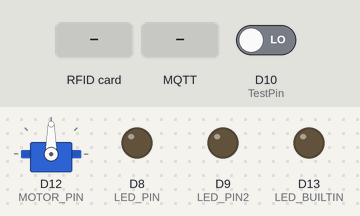
Recording of a sketch running on a simulated Arduino Uno R4 WiFi. Parts: servo, output pins drawn as LEDs (lit = HIGH). The inputs (shaded band) are chosen by the test bench; at power-on: D10 (TestPin) LOW. WiFi joins after 1.5 s; servers stay silent unless stated; no MQTT or app messages arrive unless stated; what the sketch prints to the serial monitor is not drawn.

Above: at 0.1 s.
At 2.7 s:
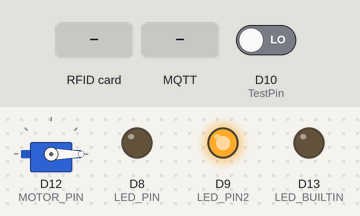
2.8 s: RFID card 5E 7A 19 C4 held to the reader
At 3.7 s:
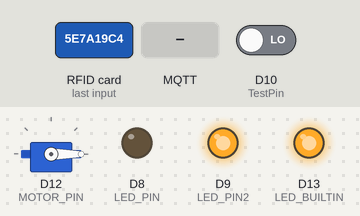
4.5 s: D10 (TestPin) driven HIGH
6.0 s: MQTT message "0" arrives on the first subscribed topic
Timing chart, 0 to 9.4 s (numbered marks = the images above; inputs shaded):
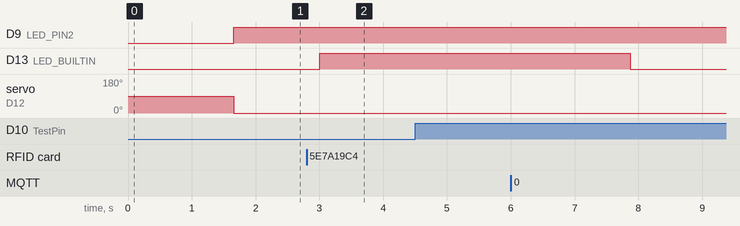

The sketch:

RFID-Reader-PN532-Clean.ino
```cpp
#include <Wire.h>
#include <SPI.h>
#include <Adafruit_PN532.h>

// Servo library
#include <Servo.h>
Servo projectServo;
int MOTOR_PIN = 12;
int ServoDegreesOpen = 180;
int ServoDegreesClosed = 0;

// Wifi libraries
#include <WiFiS3.h>
#include <PubSubClient.h>

// Adafruit RFID Reader values
#define PN532_IRQ (2)
#define PN532_RESET (3)
Adafruit_PN532 nfc(PN532_IRQ, PN532_RESET);

// Wifi Constants
const char* ssid = "SkyLab Academy";
const char* password = "SkyLab_Academy";
// const char* ssid = "bruh";
// const char* password = "Datait2024!";
const char* mqttServer = "10.71.204.218";
const int mqttPort = 1883;

const char* ArduinoType = "RFID"; // RFID, Keypad, None
// Topic constants for publishing and subscribing
const char* AccessTopic = "devices/access";
const char* RegisterTopic = "devices/register";
const char* CardLinkTopic = "devices/link";
const char* CardUpdateTopic = "devices/linkupdate";
const char* DeviceLockTopic = "devices/lock";
const char* HeartbeatTopic = "devices/heartbeat";
const char* SensorStatusTopic = "devices/sensorstatus";
const char* AccessUpdateTopic = "devices/accessupdate";

// Varibles for Mac address and unique id based on mac address
byte Mac[6];
char MacStr[6];
String DeviceName;

// Wifi Client
WiFiClient espClient;
PubSubClient client(espClient);
int WiFiConnectionRetries = 10;
int WiFiRetries = 0;

// Reset function if arduino encounters something that isn't right
void(* resetFunc) (void) = 0;


// Pin variables for accessing and controlling LED's or Sensors
int LED_PIN = 8;
int LED_PIN2 = 9;
int TestPin = 10; // Switch
int TestPinVal = 0; // Switch value

void setup(void) {
  pinMode(LED_BUILTIN, OUTPUT);

  // Start Serial connection
  Serial.begin(115200);
  while (!Serial) delay(2000);  // Delay for startup

  // Run any extras for this device
  SetupExtraPerf();

  // Get MacAddress
  WiFi.macAddress(Mac);

  // Convert MacAddress
  int num = 0;
  for (int i = 0; i < 6; i++) {
    num += (int)Mac[i];
  }
  memset(MacStr, '\0', sizeof(MacStr));
  itoa(num, MacStr, 10);
  if((String)MacStr == "0"){
    resetFunc();  //call reset
  }

  // Set device name
  DeviceName = "device-" + (String)MacStr + "-door";

  // Connect to WiFi
  WiFi.begin(ssid, password);
  while (WiFi.status() != WL_CONNECTED && WiFiRetries < WiFiConnectionRetries) {
    Serial.print("Connecting to WiFi... Try: ");
    Serial.println(WiFiRetries + 1);
    delay(1000);
    WiFiRetries += 1;
  }
  WiFiRetries = 0;
  if (WiFi.status() == WL_CONNECTED){
    Serial.println("Connected to WiFi");
  }

  // Connect to MQTT broker
  client.setServer(mqttServer, mqttPort);
  client.setCallback(callback);
  if(reconnect()){

    String device = "{\"deviceId\":" + (String)MacStr + ",\"deviceName\":\"" + DeviceName + "\",\"deviceType\":\"door\", \"deviceAccessType\":\"" + (String)ArduinoType + "\"}";
    Serial.println(device);
    if(client.publish(RegisterTopic, device.c_str())){
      Serial.println("Device has been registered!");
    } else {
      Serial.println("Failed to send registration message!");
    }

    // Subscribe to topics
    if(client.subscribe(CardLinkTopic)){
      Serial.println("Subscribed to link topic!");
    }

    if(client.subscribe(DeviceLockTopic)){
      Serial.println("Subscribed to lock topic!");
    }

    if(client.subscribe(AccessUpdateTopic)){
      Serial.println("Subscribed to access topic!");
    }
  }
}

// Section for extra setup code
void SetupExtraPerf(){
  // Start NFC board
  nfc.begin();

  uint32_t versiondata = nfc.getFirmwareVersion();
  if (!versiondata) {
    Serial.print("Didn't find PN53x board");
    while (1);  // Halt
  }

  // Servo init
  projectServo.attach(MOTOR_PIN);

  // Set Sensor input
  pinMode(TestPin, INPUT);

  // Set LED pin-outs
  pinMode(LED_PIN, OUTPUT);
  pinMode(LED_PIN2, OUTPUT);
}

// Loop method running
void loop(void){
  // Regular loop code for MQtt
  if (!client.connected()) {
    reconnect();
  } else {
    client.loop();
  }

  // Extras added to device
  // Loop delay is placed inside here or below call
  LoopExtras();
}

int MQTTConnectionRetries = 10;
int MQTTRetries = 0;
// MQTT reconnect code
bool reconnect() {
  while (!client.connected() && MQTTRetries < MQTTConnectionRetries ) {
    Serial.print("Attempting MQTT connection... Try: ");
    Serial.println(MQTTRetries + 1);
    // Attempt to connect
    if (client.connect(DeviceName.c_str(), "device", "DataIt2024")) {
      Serial.println("Connected to MQTT broker");
    } else {
      delay(100);
    }

    MQTTRetries += 1;
  }

  if (!client.connected()) { // Connection failed!
    if (MQTTRetries == MQTTConnectionRetries){
      Serial.println("Connection to MQTT failed!");
      MQTTRetries += 1;
    }

    return false;
  } else if (client.connected()) {
    MQTTRetries = 0;
  }

  return true;
}

bool DevicePermaLocked = false;

// Variables for NFC check/send
unsigned long myTime;
unsigned long timeoutTime;
bool timeoutIsActive;
uint8_t lastUid[] = { 0x00, 0x00, 0x00, 0x00 };

// Default value for Uid
uint8_t defaultUid[] = { 0x00, 0x00, 0x00, 0x00 };
uint8_t keyuniversal[6] = { 0xFF, 0xFF, 0xFF, 0xFF, 0xFF, 0xFF };

uint8_t Block4Auth;
uint8_t Block4[30];

uint8_t Block5Auth;
uint8_t Block5[30];

const int LoopDelay = 100;

bool WriteToCard = false;

char UidValue[6];

char EditValue0[16];
char EditValue1[30];
char EditValue2[30];
char EditValue3[30];

char* Topic;
byte* buffer;
char* bufferChar;
boolean Rflag = false;

unsigned int LoopHeartbeatDelay = 3000;
unsigned long LoopTime;
unsigned long LoopTimeoutTime;


void LoopExtras(void) {

  LoopTime = millis();
  if (LoopTimeoutTime + LoopHeartbeatDelay < LoopTime) {
    LoopTimeoutTime = millis();

    // Heartbeat executed code
    if (client.connected()) {
      LoopHeartbeat();
    }
  }

  // Faster Heartbeat for more precise Sensor reads
  if(client.connected()){
    FasterHeartbeat();
  }

  uint8_t success;
  uint8_t uid[] = { 0, 0, 0, 0, 0, 0, 0 };  // Buffer to store the returned UID
  uint8_t uidLength;                        // Length of the UID (4 or 7 bytes depending on ISO14443A card type)
  bool LoopInterupted = false;

  myTime = millis();

  if (timeoutIsActive) {
    digitalWrite(LED_BUILTIN, HIGH);
    if (timeoutTime + 5000 < myTime) {
      SetLast(defaultUid);  // Reset
      timeoutIsActive = false;
    }
  }

  if (!Rflag && !DevicePermaLocked) {
    success = nfc.readPassiveTargetID(PN532_MIFARE_ISO14443A, uid, &uidLength, LoopDelay);
    if (success) {
      LoopInterupted = true;
      CheckRFID(uid, uidLength);
    }
    if (LoopInterupted) {
      delay(LoopDelay);
    }
  } else {
    delay(LoopDelay);
  }

  digitalWrite(LED_PIN, LOW);
  digitalWrite(LED_PIN2, HIGH);
  projectServo.write(ServoDegreesClosed);
}


void LoopHeartbeat(){
  String heartbeat = "{\"deviceId\":" + (String)MacStr + "}";
  client.publish(HeartbeatTopic, heartbeat.c_str());
  Serial.println(heartbeat);
}

int LastSentSensorStatus = 0;
void FasterHeartbeat(){
  TestPinVal = digitalRead(TestPin);
  // TestPinVal = round(((double) rand() / (RAND_MAX)) + 1) - 1;

  if(TestPinVal != LastSentSensorStatus){
    LastSentSensorStatus = TestPinVal;
    String sensor = "{\"parentId\":" + (String)MacStr + ",\"sensorId\":" + TestPin + ",\"state\":\"" + TestPinVal + "\"}";
    client.publish(SensorStatusTopic, sensor.c_str());
    Serial.println(sensor);
  }
}

void callback(char* topic, byte* payload, unsigned int length) {
  //Payload=[];
  Topic = topic;
  Rflag = true; //will use in main loop
  length = length - 1; // Cuz why not just send the correct length... (Mosquitto bs)
  Serial.println(" "); // Spacing for console
  Serial.print("length message received in callback = ");
  Serial.println(length);

  bufferChar = new char[length];
  memset(bufferChar, '\0', sizeof(bufferChar)); // Reset

  int i = 0;
  for (i ; i < length + 1 ; i++) {
    bufferChar[i] = (char)payload[i];
  }
  bufferChar[i] = '\0';

  HandleRequest();

  memset(bufferChar, '\0', sizeof(bufferChar)); // Reset*
  Rflag = false;
  Serial.println("Callback call has ended!");
}

void HandleRequest(){
  memset(EditValue0, '\0', sizeof(EditValue0));
  memset(EditValue1, '\0', sizeof(EditValue1));
  memset(EditValue2, '\0', sizeof(EditValue2));
  memset(EditValue3, '\0', sizeof(EditValue3));

  char * pch;
  pch = strtok (bufferChar,",");
  strcpy(EditValue0,pch);

  int index = 1; // First buffer has been made
  while (pch != NULL)
  {
    pch = strtok (NULL, ",");
    if (index == 1) {
      strcpy(EditValue1,pch);
      EditValue1[29] = '\0';
    } else if (index == 2) {
      strcpy(EditValue2,pch);
      EditValue2[29] = '\0';
    } else if (index == 3) {
      strcpy(EditValue3,pch);
      EditValue3[29] = '\0';
    }
    index++;
  }

  if(strstr(EditValue0, MacStr)){ // Correct arduino
    Serial.print("Correct Id Callback was recieved on topic:");
    Serial.println(Topic);

    String SentData = String(EditValue0) + "," + String(EditValue1) + "," + String(EditValue2) + "," + String(EditValue3);
    Serial.println(SentData);

    // Check if topic is Link topic
    if(strstr(Topic, CardLinkTopic)){
      // Check Card Write
      WriteRFID();
      delay(1000);
    }

    if(strstr(Topic, AccessUpdateTopic)){
      // Device access
      HandleAccess();
      delay(1000);
    }
  } else{
    if(strstr(EditValue0, "all") && strstr(Topic, DeviceLockTopic)){
      // Check Device Lock
      HandlePermaLock();
      delay(1000);
    }

    Serial.println("Callback not sent with correct Door Id!");
  }
}

void HandlePermaLock(){
  if (strstr(EditValue1, "false")){
    DevicePermaLocked = false;
  } else {
    DevicePermaLocked = true;
  }
}

void HandleAccess(){
  if(strstr(EditValue2, "true")){
    // If Access is granted turn on LED on LED_PIN2 (Low for direct LED setup)
    digitalWrite(LED_PIN2, LOW);
    projectServo.write(ServoDegreesOpen);
    Serial.println("Access was granted to door!");
    delay(3000);
  } else {
    // If Access was not granted turn on LED on LED_PIN (High for Keyestudio LED setup)
    digitalWrite(LED_PIN, HIGH);
    Serial.println("Access was NOT granted to door!");
  }
}

void WriteRFID(){
  uint8_t success;
  uint8_t uid[] = { 0, 0, 0, 0, 0, 0, 0 };  // Buffer to store the returned UID
  uint8_t uidLength;

  if(strlen(EditValue2) < 2 || strlen(EditValue3) < 2){
    Serial.println("Card write data input was incorrect!");
    return;
  }

  Serial.println("Ready to read and update card!");

  success = nfc.readPassiveTargetID(PN532_MIFARE_ISO14443A, uid, &uidLength, 10000);

  if (success) {

    Block4Auth = nfc.mifareclassic_AuthenticateBlock(uid, uidLength, 4, 1, keyuniversal);
    Block5Auth = nfc.mifareclassic_AuthenticateBlock(uid, uidLength, 5, 1, keyuniversal);

    if (Block4Auth && Block5Auth) {
      Block4Auth = nfc.mifareclassic_WriteDataBlock(4, (uint8_t*)EditValue1);
      Block5Auth = nfc.mifareclassic_WriteDataBlock(5, (uint8_t*)EditValue2);

      if (Block4Auth && Block5Auth){
        Serial.println("Card has been updated!");

        SetUidValue(uid);

        UpdateCardLink();

      }else{
        Serial.println("ERROR! - Card was not updated!");
        // Send if Error!
        UpdateCardLink();
      }
    }
  } else {
    // Send if Timeout!
    UpdateCardLink();
  }

  Serial.println("Card update has terminated/ended.");
}

void UpdateCardLink(){

  if (client.connected()){
    String cardinfo = "{\"deviceId\":" + String(MacStr) + ", \"profileId\":" + String(EditValue1) + ", \"cardId\": " + String(UidValue) + " }";

    client.publish(CardUpdateTopic, cardinfo.c_str());
    Serial.println(cardinfo);
  }

}

void SetUidValue(uint8_t uid[]){

  // Uid to string
  int uidNum = 0;
  for (int i = 0; i < 6; i++) {
    uidNum += (int)uid[i];
  }
  memset(UidValue, '\0', sizeof(UidValue));
  itoa(uidNum, UidValue, 10);

}


void CheckRFID(uint8_t uid[], uint8_t uidLength){

  if (sizeof lastUid == uidLength && memcmp(lastUid, uid, sizeof lastUid) != 0) {
    SetLast(uid);
    timeoutIsActive = true;

    if (uidLength == 4) {

      Serial.println(" "); // Spacing for console

      // Block 4
      Block4Auth = nfc.mifareclassic_AuthenticateBlock(uid, uidLength, 4, 1, keyuniversal);
      if (Block4Auth) {
        Block4Auth = nfc.mifareclassic_ReadDataBlock(4, Block4);
        nfc.PrintHexChar(Block4, 30);
      } else {
        SetLast(defaultUid);  // Reset
        return;
      }

      // Only run if Block 4 authenticated
      if(Block4Auth){

        // Block 5
        Block5Auth = nfc.mifareclassic_AuthenticateBlock(uid, uidLength, 5, 1, keyuniversal);
        if (Block5Auth) {
          Block5Auth = nfc.mifareclassic_ReadDataBlock(5, Block5);
          nfc.PrintHexChar(Block5, 30);
        } else {
          SetLast(defaultUid);  // Reset
          return;
        }
      }

      if(Block4Auth && Block5Auth){
          // check connection and fix
          if (reconnect()){

            SetUidValue(uid);

            // Generate Message
            String Block4String = String(reinterpret_cast<char*>(Block4));
            String Block5String = String(reinterpret_cast<char*>(Block5));

            String cardInfo = "{\"deviceId\":" + String(MacStr) + ",\"cardId\":" + String(UidValue) + ",\"value1\":\"" + Block4String + "\",\"value2\":\"" + Block5String + "\"}";
            Serial.println(cardInfo);

            //Send request to broker
            if(client.publish(AccessTopic, cardInfo.c_str())){
              Serial.println("Message has been sent!");
              Serial.println(" ");
            } else {
              Serial.println("Failed to send message!");
            }
          }

          delay(LoopDelay);
      } else {
        Serial.println("Error reading block 4 & 5");
      }
    }
  }
}

void SetLast(uint8_t id[]) {
  timeoutTime = millis();
  digitalWrite(LED_BUILTIN, LOW);
  if (sizeof id == sizeof lastUid) {
    memcpy(lastUid, id, sizeof id);
  } else {
    memcpy(lastUid, (const uint8_t[]){ 0x00, 0x00, 0x00, 0x00 }, sizeof lastUid);
  }
}
```

Measured:
- after the input at 2.8 s, D13 (LED_BUILTIN): LOW → HIGH after 0.21 s
- after the input at 4.5 s, every drawn part: stays the same
